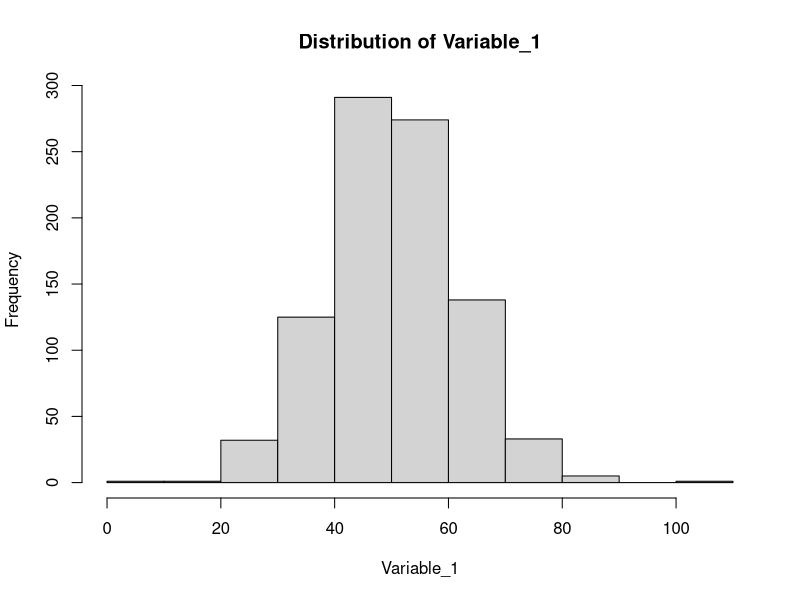
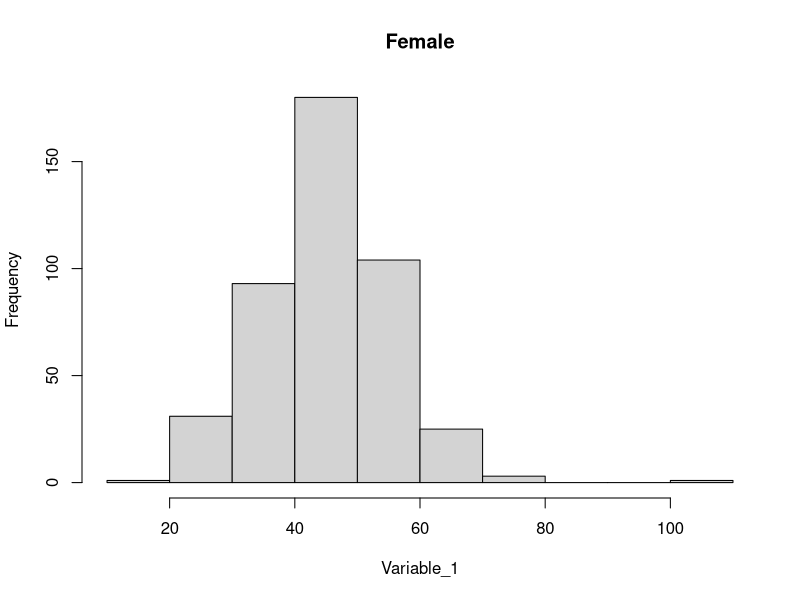
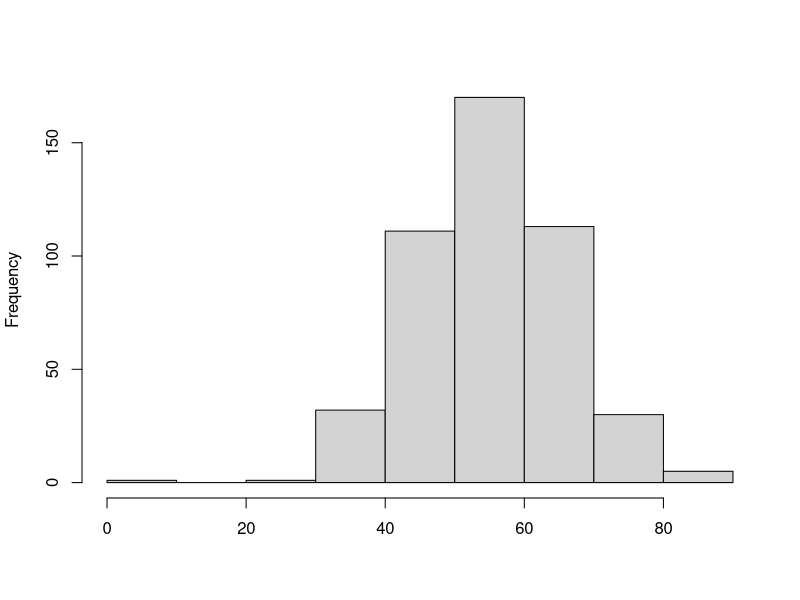
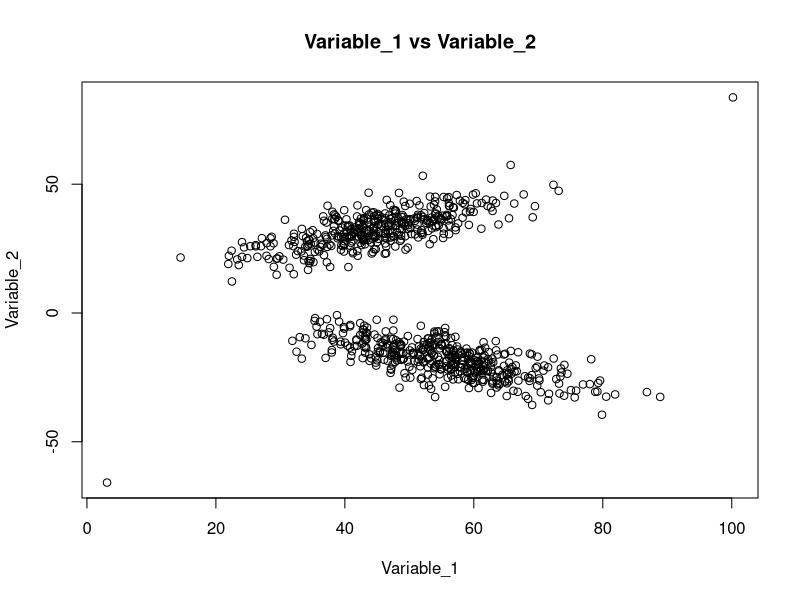
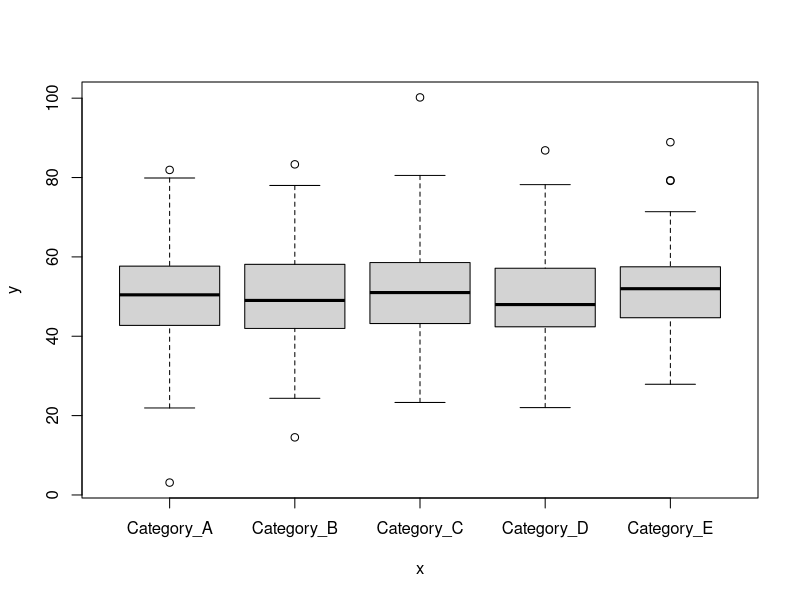
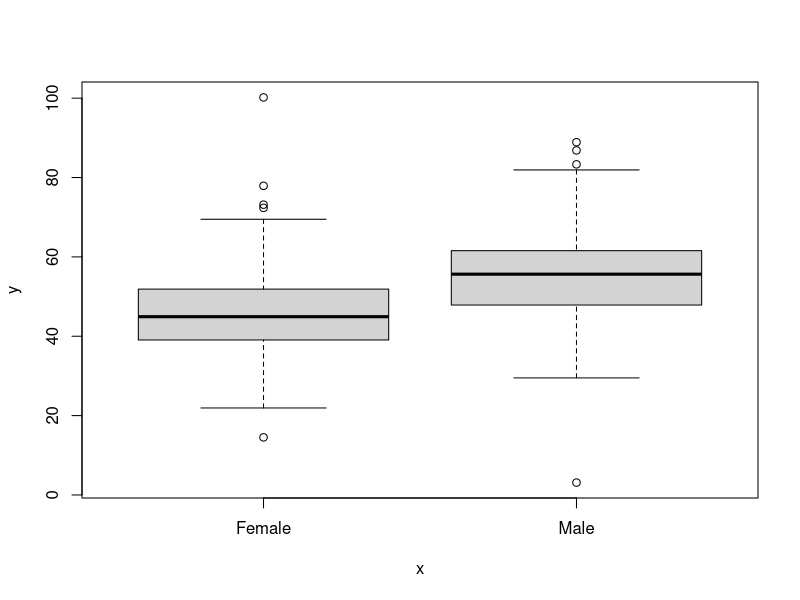
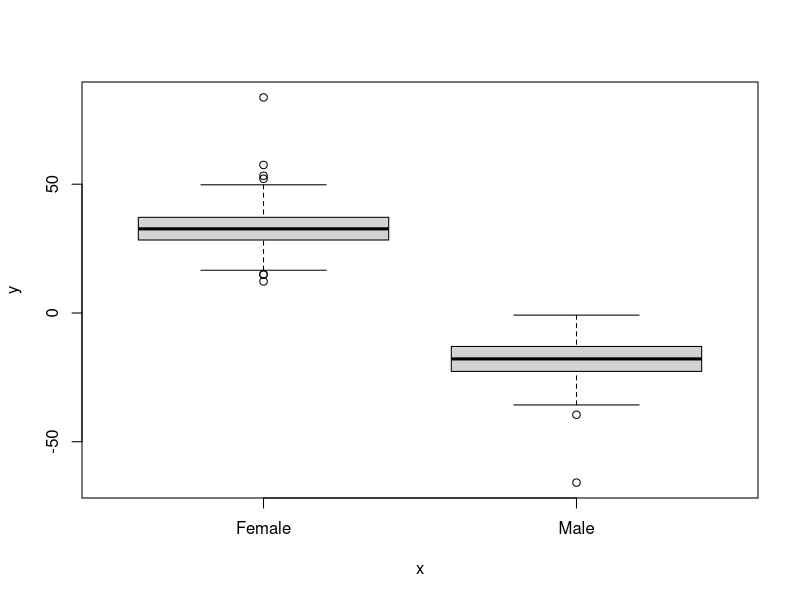
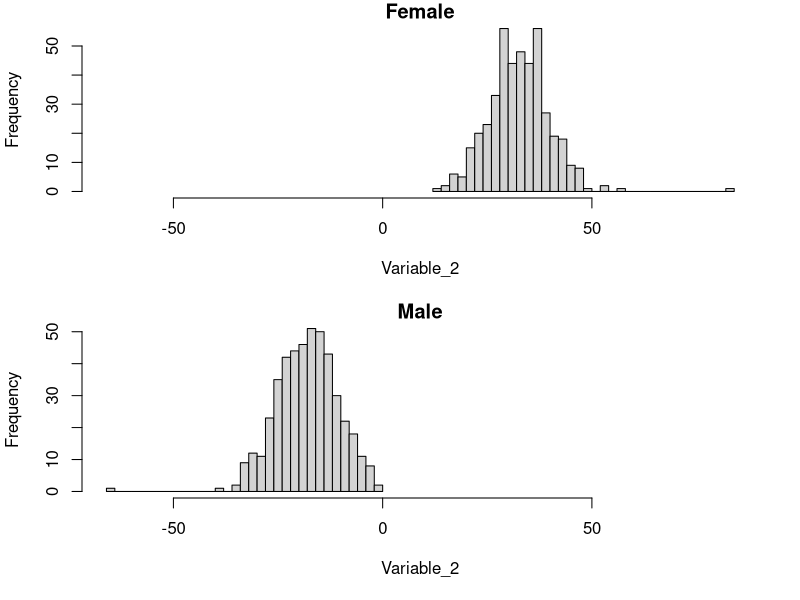

Write the R code that produced these figures, in order.
## ---- chunk 1

## ---- chunk 2
# Function to generate the data
generate_dataset <- function(n, na_frac) {
  
  # Set seed for reproducibility
  set.seed(123)
  
  # Gender variable
  Gender <- sample(c('Male', 'Female'), n, replace = TRUE)
  
  # Continuous Variable 1 with shifted distribution between genders
  Variable_1 <- ifelse(Gender == 'Male', rnorm(n, mean = 55, sd = 10), rnorm(n, mean = 45, sd = 10))
  
  # Continuous Variable 2: negative correlation with Variable_1 for one of the sexes
  Variable_2 <- ifelse(Gender == 'Male', -0.5 * Variable_1 + rnorm(n, mean = 10, sd = 5),
                       0.5 * Variable_1 + rnorm(n, mean = 10, sd = 5))
  
  # Introduce NA values (10% of the data by default)
  Variable_1[sample(1:n, round(n*na_frac))] <- NA
  Variable_2[sample(1:n, round(n*na_frac))] <- NA
  
  # Introduce outliers
  Variable_1[c(n)] <- max(Variable_1, na.rm = T) + sd(Variable_1, na.rm = T)
  Variable_1[c(round(n)/2)] <- min(Variable_1, na.rm = T) - sd(Variable_1, na.rm = T)
  
  Variable_2[c(n)] <- max(Variable_2, na.rm = T) + sd(Variable_2, na.rm = T)
  Variable_2[c(round(n)/2)] <- min(Variable_2, na.rm = T) - sd(Variable_2, na.rm = T)   
  
  # Categorical variables with more levels for Spearman correlation
  Category_1 <- sample(c('Category_A', 'Category_B', 'Category_C', 'Category_D', 'Category_E'), n, replace = TRUE)
  Category_2 <- sample(c('Group1', 'Group2', 'Group3'), n, replace = TRUE)
  
  # Create data frame
  dataset <- data.frame(Variable_1, Variable_2, Category_1, Category_2, Gender)
  return(dataset)
}

n <- 1000 # Number of samples (observation). 
na_frac <- 0.1 # Introducing missing values in the dataset. 
dataset <- generate_dataset(n, na_frac = na_frac )
## ---- chunk 3
head(dataset)
dim(dataset)
## ---- chunk 4
mean_var1 <- mean(dataset$Variable_1)
mean_var2 <- mean(dataset$Variable_2)
mean_var1
mean_var2
## ---- chunk 5
n_na <- sum(is.na(dataset))
sprintf('There are %g missing values', n_na)
## ---- chunk 6
hist(dataset$Variable_1, main = 'Distribution of Variable_1', xlab = 'Variable_1')
## ---- chunk 7
dataset_f <- dataset[(dataset$Gender == 'Female'), ]
dataset_m <- dataset[(dataset$Gender == 'Male'), ]
hist(dataset_f$Variable_1, main = 'Female', xlab = 'Variable_1')
hist(dataset_m$Variable_1, main = '', xlab = '')
## ---- chunk 8
median_var1 <- median(dataset$Variable_1, na.rm = T)
median_var2 <- median(dataset$Variable_2, na.rm = T)
median_var1
median_var2
## ---- chunk 9
range_var1 <- range(dataset$Variable_1, na.rm = TRUE)
range_var2 <- range(dataset$Variable_2, na.rm = TRUE)
range_var1
range_var2
## ---- chunk 10
table(dataset$Category_1)
table(dataset[,c('Category_1', 'Category_2')])
table(dataset[,c('Category_1', 'Category_2', 'Gender')])
## ---- chunk 11
min_val <- min(dataset$Variable_1, na.rm = T)
q1 <- quantile(dataset$Variable_1, 0.25, na.rm = T)
median_val <- median(dataset$Variable_1, na.rm = T)
q3 <- quantile(dataset$Variable_1, 0.75, na.rm = T)
max_val <- max(dataset$Variable_1, na.rm = T)
print('Variable_1 range:')
c(min_val, q1, median_val, q3, max_val)

# Interqurtile: 
print('Interquartile:')
iqr_val1 <- q3 - q1
unname(iqr_val1)
# or
iqr_val1 <- IQR(dataset$Variable_1, na.rm = T)
iqr_val1 
## ---- chunk 12
sd_var1_f <- sd(dataset_f$Variable_1, na.rm = TRUE)
sd_var1_m <- sd(dataset_m$Variable_1, na.rm = TRUE)
sd_var1_f
sd_var1_m
## ---- chunk 13
var_var1_f <- var(dataset_f$Variable_1, na.rm = TRUE)
var_var1_m <- var(dataset_m$Variable_1, na.rm = TRUE)
var_var1_f
var_var1_m
## ---- chunk 14
pearson_correlation <- cor(dataset$Variable_1, dataset$Variable_2, use = 'complete.obs', method = "pearson")
pearson_correlation
## ---- chunk 15
plot(dataset$Variable_1, dataset$Variable_2, main = 'Variable_1 vs Variable_2', xlab = 'Variable_1', ylab = 'Variable_2')
## ---- chunk 16
# Spearman correlation for numerical variables
spearman_corr_numeric <- cor(dataset$Variable_1, dataset$Variable_2, use = "complete.obs", method = "spearman")

# Spearman correlation between numeric and categorical variables
spearman_corr_cat_var1 <- cor(as.numeric(as.factor(dataset$Category_1)), dataset$Variable_1, use = "complete.obs", method = "spearman")
spearman_corr_cat_var2 <- cor(as.numeric(as.factor(dataset$Category_1)), dataset$Variable_2, use = "complete.obs", method = "spearman")

spearman_corr_numeric
spearman_corr_cat_var1
spearman_corr_cat_var2

## ---- chunk 17
plot((as.factor(dataset$Category_1)), dataset$Variable_1)
## ---- chunk 18
cor_gender_var1 <- cor(as.numeric(as.factor(dataset$Gender)), dataset$Variable_1, use = 'complete.obs', method = 'spearman')
cor_gender_var2 <- cor(as.numeric(as.factor(dataset$Gender)), dataset$Variable_2, use = 'complete.obs', method = 'spearman')
cor_gender_var1
cor_gender_var2
## ---- chunk 19
plot((as.factor(dataset$Gender)), dataset$Variable_1)
## ---- chunk 20
plot(as.factor(dataset$Gender), dataset$Variable_2)
## ---- chunk 21
par(mfrow = c(2,1), mar = c(5, 4, 1, 2) + 0.1)
range_val <- c(min(dataset$Variable_2, na.rm = T), max(dataset$Variable_2, na.rm = T) )
hist(dataset_f$Variable_2, main = 'Female', xlab = 'Variable_2', xlim = range_val, breaks = 30)
hist(dataset_m$Variable_2, main = 'Male', xlab = 'Variable_2', xlim = range_val, breaks = 30)
